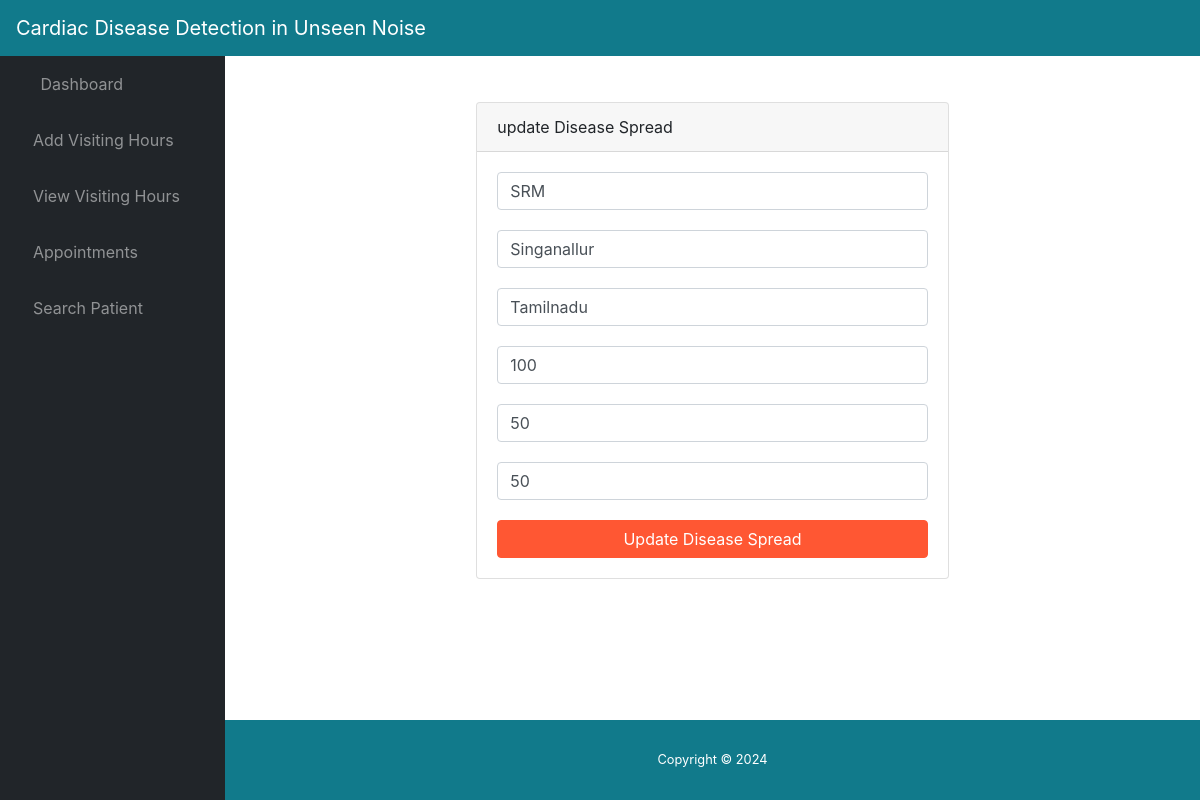
The app's page /update_disease/2/ (signed in) with its own data.
### app/models.py (models this page shows, shortened)
class Disease_Update(models.Model):
	doctor_id =  models.ForeignKey(Doctor_Register, on_delete=models.CASCADE)
	disease_name =  models.ForeignKey(Disease_Category, on_delete=models.CASCADE)
	hospital_name = models.CharField(max_length=200)
	state = models.CharField(max_length=200)
	area =  models.CharField(max_length=200)
	count =  models.IntegerField('No of Affected Count',null=True)
	cured_count =  models.IntegerField('Cured Count',null=True)
	current_count =  models.IntegerField('No of Currently Affected Count',null=True)

### app/views.py (the view, shortened to what this page needs)
# urls.py: path('update_disease/<int:pk>/',views.update_disease,name='update_disease'),
def update_disease(request,pk):
	if request.session.has_key('username'):
		doc_id = request.session['doc_id']
		detail = Disease_Update.objects.filter(id=pk)
		return render(request,'update_disease.html',{'detail':detail})
	else:
		return render(request,'doctor_login.html',{})

### app/templates/update_disease.html (shortened to what this page needs)
{% include 'header.html' %}
    <div class="card form-tag" style="width: 50%;margin:30px auto 0;">
      <div class="card-header">update Disease Spread </div>
      <div class="card-body">
        <form method="post" enctype="multipart/form-data"> {% csrf_token %}
		{% for i in detail %}
          <div class="form-group">
            <div class="form-row">
              <div class="col-md-12">
                <div class="">
				<input type="text" name="hospital_name" class="form-control" placeholder="Hospital Name" required="required" value="{{i.hospital_name}}">
                </div>
              </div>
            </div>
          </div>
          <div class="form-group">
            <div class="form-row">
              <div class="col-md-12">
                <div class="">
                  <input type="text" name="area" class="form-control" placeholder="Area" required="required" value="{{i.area}}">
                </div>
              </div>
              <div class="col-md-12">
                <div class="">
                  <input type="text" name="state" class="form-control" placeholder="State" required="required" value="{{i.state}}">
                </div>
              </div>
			  <div class="col-md-12">
                <div class="">
                  <input type="text" name="count" class="form-control" required="required" placeholder="Disease Spread Count" value="{{i.count}}">
                </div>
              </div>
			   <div class="col-md-12">
                <div class="">
                  <input type="text" name="cured_count" class="form-control" required="required" placeholder="Disease Cured Count" value="{{i.cured_count}}">
                </div>
              </div>
			  <div class="col-md-12">
                <div class="">
                  <input type="text" name="current_count" class="form-control" required="required" placeholder="Disease Current Count" value="{{i.current_count}}">
                </div>
              </div>
            </div>
          </div>
          <input type="submit" class="btn btn-primary btn-block" value="Update Disease Spread">
         {% endfor %}
        </form>
      </div>
    </div>
{% include 'footer.html' %}

### static/css/style.css (style rules this page uses)
.col-md-12 input.form-control { margin-bottom: 20px !important; }
.form-tag .form-group { margin-bottom: 0 !important; }
.btn-primary { color: #fff; background-color: #FF5733 !important; border-color: #FF5733 !important; }

### records on screen
Disease_Update: hospital_name "SRM", area "Singanallur", state "Tamilnadu", count "100", cured_count "50", current_count "50"
